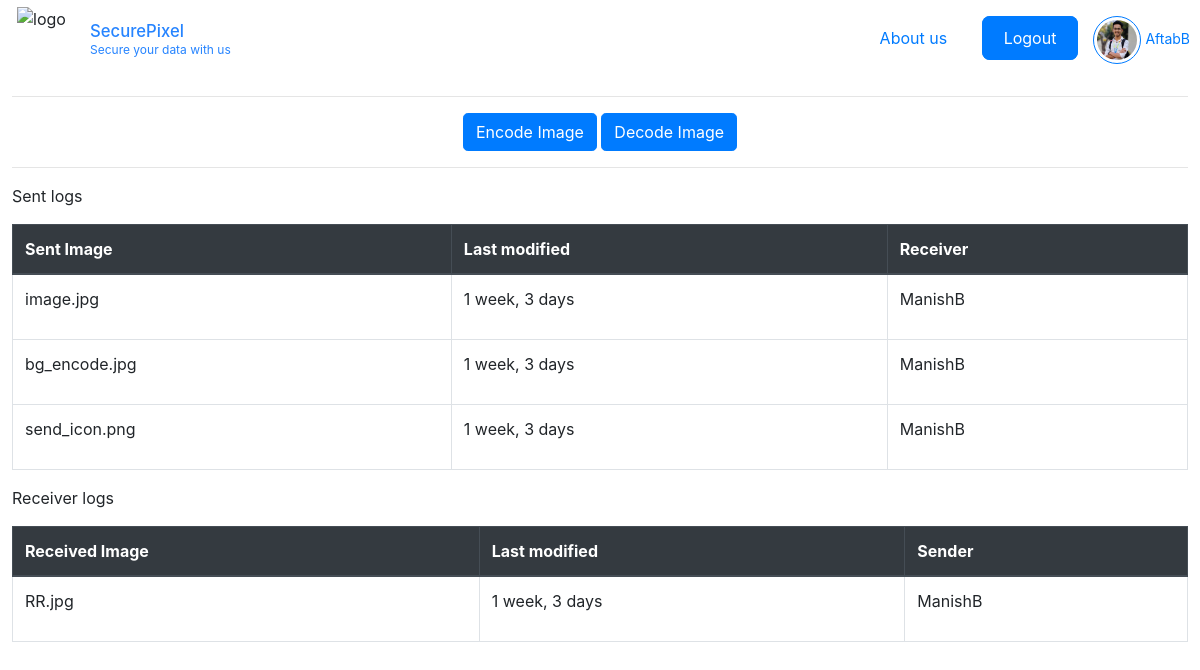
Page /landing/ (signed in) on the committed database.
### base/models.py (models this page shows, shortened)
class UserRegistration(models.Model):
    user = models.OneToOneField(User, on_delete=models.CASCADE)
    email = models.CharField(max_length=128, null=True)
    profile_picture = models.ImageField(upload_to='profile_pictures/', null=True, blank=True)

class steganography(models.Model):
    sender = models.ForeignKey(User, on_delete=models.CASCADE, related_name='sent_steg')
    receiver = models.ForeignKey(User, on_delete=models.CASCADE, related_name='received_Steg')
    image = models.ImageField(upload_to='originalImages/')
    message = models.TextField()
    dest = models.CharField(max_length=128)
    created = models.DateTimeField(auto_now_add=True)
    updated = models.DateTimeField(auto_now=True)
    encoded_img = models.ImageField(null=True, blank=True, upload_to='stegoImages/')

### base/views.py (the view)
# urls.py: path('landing/', views.userLanding, name = 'landing')
def userLanding(request):
    user = request.user
    sent_records = steganography.objects.filter(sender=user).order_by('-created')
    records_found_s = any(request.user == record.sender for record in sent_records)
    receiver_records = steganography.objects.filter(receiver=user).order_by('-created')
    records_found_r = any(request.user == record.receiver for record in receiver_records)
    for record in sent_records:
        record.image_name = record.image.url.split("/")[-1]
    for record in receiver_records:
        record.image_name = record.image.url.split("/")[-1]
    return render(request, 'base/userLanding.html', {'sent_records': sent_records, 'receiver_records': receiver_records, 'records_found_r': records_found_r, 'records_found_s': records_found_s })

### base/templates/base/userLanding.html (shortened to what this page needs)
{% extends 'main.html' %} {% block content %}
<div style="margin:1%">
  <hr>
  <div class="text-center">
    <a href="{% url 'encode-img' %}" class="btn btn-primary rounded-lg">Encode Image</a>
    <a href="{% url 'decode-img' %}" class="btn btn-primary rounded-lg">Decode Image</a>
  </div>
  <hr>
  <p>Sent logs</p>
  <table class="table table-bordered">
    <thead class="thead-dark">
      <tr>
        <th>Sent Image</th>
        <th>Last modified</th>
        <th>Receiver</th>
      </tr>
    </thead>
    <tbody>
      {% for record in sent_records %}
        {% if request.user == record.sender %}
          <tr>
            <td>{{ record.image_name }}</td>
            <td>
              <p>{{ record.updated | timesince}}</p>
            </td>
            <td>
              <p>{{ record.receiver }}</p>
            </td>
          </tr>
        {% endif %}
      {% endfor %}
    </tbody>
  </table>
  <p>Receiver logs</p>
  <table class="table table-bordered">
    <thead class="thead-dark">
      <tr>
        <th>Received Image</th>
        <th>Last modified</th>
        <th>Sender</th>
      </tr>
    </thead>
    <tbody>
      {% for record in receiver_records %}
        {% if request.user == record.receiver %}
          <tr>
            <td>{{ record.image_name }}</td>
            <td>
              <p>{{ record.updated | timesince}}</p>
            </td>
            <td>
              <p>{{ record.sender }}</p>
            </td>
          </tr>
        {% endif %}
      {% endfor %}
    </tbody>
  </table>
</div>
{% endblock content %}

### templates/main.html (shortened to what this page needs)
<!DOCTYPE html>
{% load static %}
<html>
  <head>
    <link
      rel="stylesheet"
      type="text/css"
      href="{% static 'styles/main.css' %}"
    />
    <link
      rel="stylesheet"
      href="https://cdn.jsdelivr.net/npm/bootstrap@4.6.2/dist/css/bootstrap.min.css"
    />
    <link
      rel="stylesheet"
      href="https://cdnjs.cloudflare.com/ajax/libs/font-awesome/5.14.0/css/all.min.css"
    />
  </head>
  <body>
    {% include 'navbar.html' %} {% block content %} {% endblock content %}
  </body>
</html>

### templates/navbar.html (shortened to what this page needs)
<!-- <a href="/">
    <h1>SecurePixel</h1>
</a>
{% load static %} -->
<div class="header">
    <div class="logoAndName">
      <img
        class="logo"
        src="https://res.cloudinary.com/dzy2zn0mz/image/upload/v1698769946/SecurePixel/Images/logo.png"
        alt="logo"
      />
      <div class="title">
        <a href="/"><h3>SecurePixel</h3></a>
        <span>Secure your data with us</span>
      </div>
    </div>
    <div class="links">
      <nav>
            {% if user.is_authenticated %}
                <a href="https://www.google.com" target id="about">About us</a>
                <a href="{% url 'logout' %}" target id="sign">Logout</a>
                {% if user.userregistration.profile_picture %}
                <a href="{% url 'landing' %}" target id="profile">
                    <div class="profile-box">
                      <img src="{{user.userregistration.profile_picture.url }}" alt="Profile Image" class="profile-image" />
                    </div>
                    <small>{{user.username}}</small>
                {% else %}
                    <img src="https://res.cloudinary.com/dzy2zn0mz/image/upload/v1698769945/SecurePixel/Images/profile.png" alt="Profile Image" class="profile-image" />
                {% endif %}
                </a>
            {% else %}
                <a href="https://www.google.com" target id="about">About us</a>
                <a href="{% url 'sign-up' %}" target id="sign">Sign up</a>
                <a href="{% url 'sign-in' %}" target id="sign">Sign In</a>
            {% endif %}
      </nav>
    </div>
  </div>

### static/styles/main.css (style rules this page uses)
.logo { position: relative; width: 80px; height: 80px; padding: 3%; }
.header { background: transparent; padding: 10px; display: flex; justify-content: space-between; align-items: center; height: 10vh; }
.logoAndName { display: flex; align-items: center; width: 20%; }
.title h3, span { color: #2684ff; font-size: smaller; width: 100%; margin: 0; }
.title { display: flex; box-sizing: border-box; justify-items: center; flex-direction: column; font-size: 20px; }
.links #about { border: none; font-size: 1rem; margin-right: 10px; }
.links nav a { text-decoration: none; font-size: 1rem; padding: 10px 20px; border: 2px solid #007bff; border-radius: 8px; color: #007bff; transition: all 0.3s ease; }
.links nav a#sign { background-color: #007bff; color: white; margin-right: 10px; }
.profile-box { padding: 3px; display: inline-block; border: 1px solid #007bff; border-radius: 50%; text-align: center; }
.profile-image { width: 40px; height: 40px; border-radius: 50%; object-fit: cover; }
#profile { border: none; padding: 0; }
span { font-size: 12px; }

### rows in the picture
steganography: image_name "image.jpg", updated "1 week, 3 days", receiver "ManishB"
steganography: image_name "bg_encode.jpg", updated "1 week, 3 days", receiver "ManishB"
steganography: image_name "send_icon.png", updated "1 week, 3 days", receiver "ManishB"
steganography: image_name "RR.jpg", updated "1 week, 3 days", sender "ManishB"

### other values in the picture
{{ user.username }} "AftabB"
